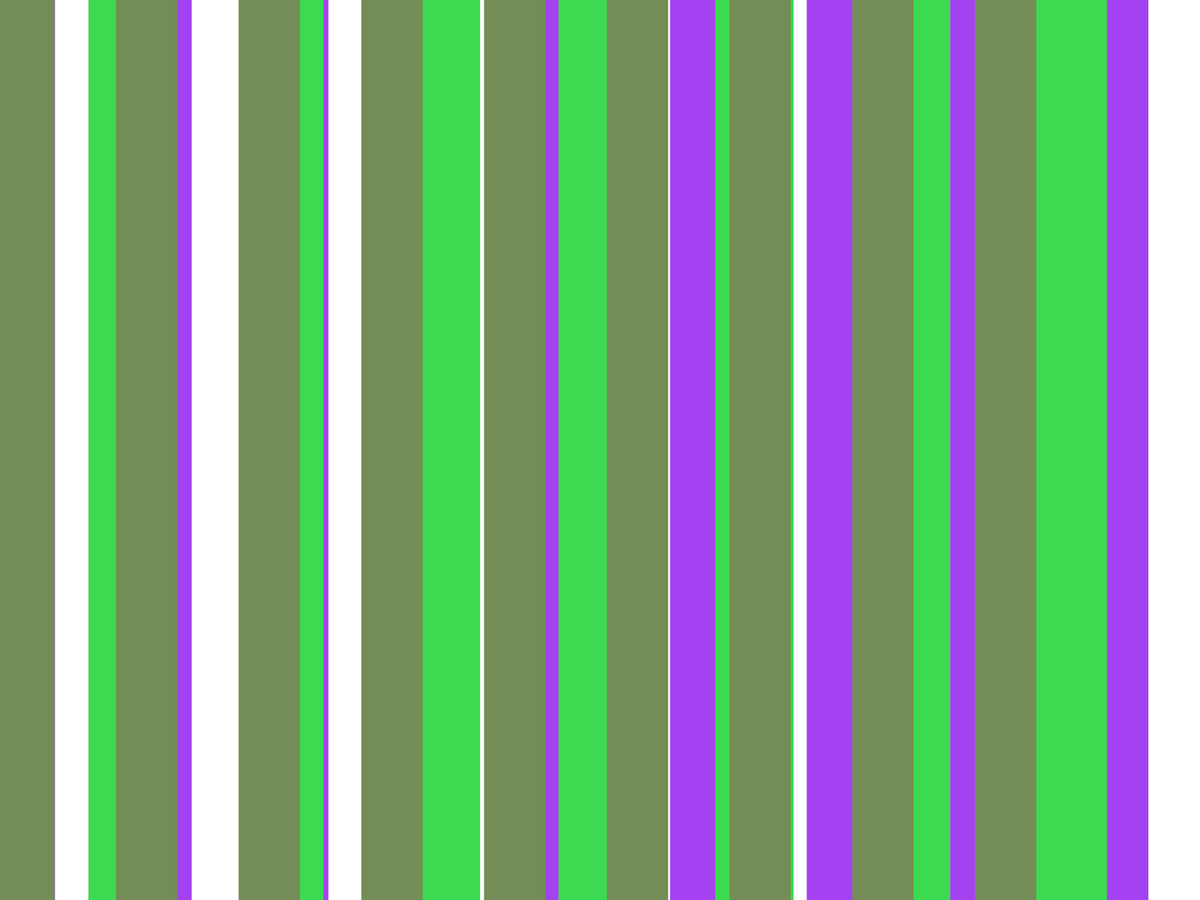
Frame 1 (no input)
Frame 60 (the mouse pressed at the canvas centre just before this capture): identical to frame 1, image omitted
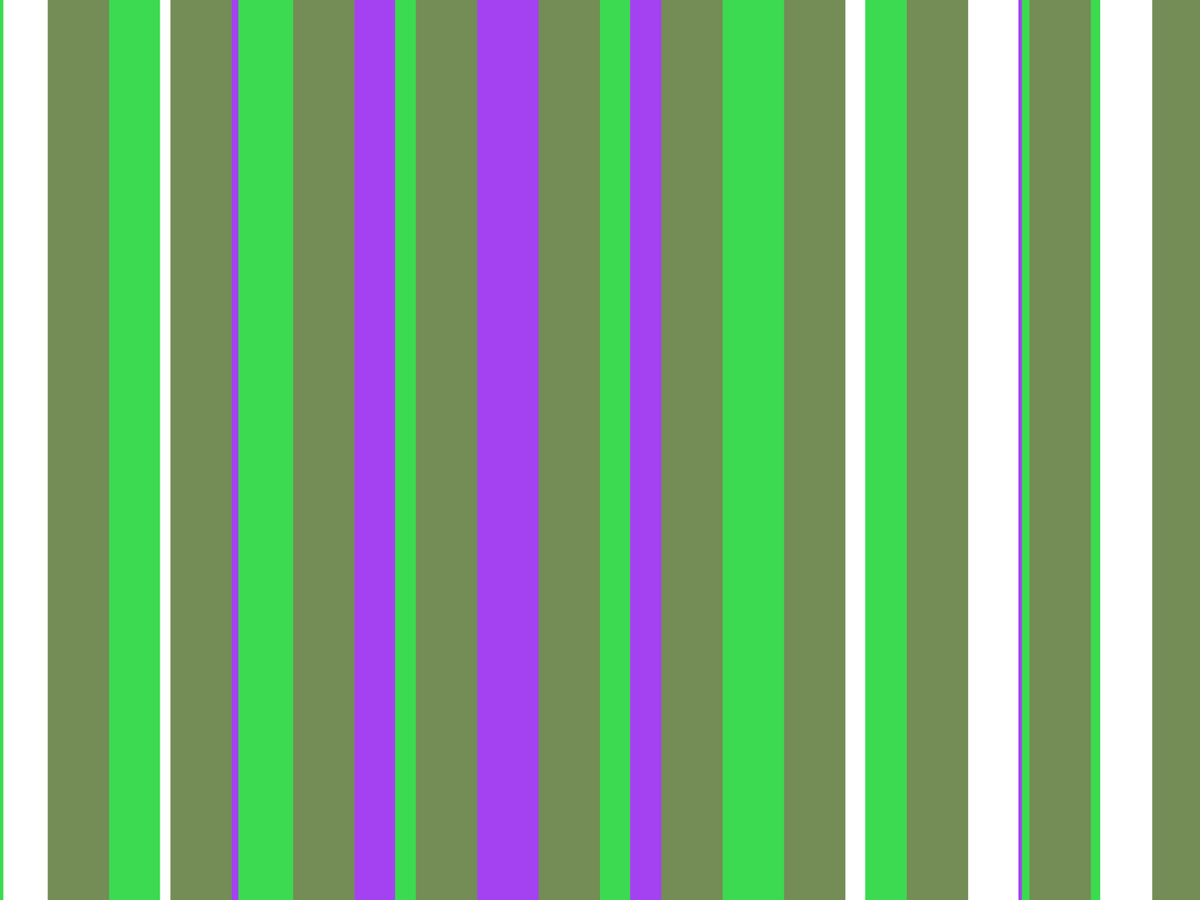
Frame 120 (the mouse held since frame 60 and released just before this capture)

The Processing sketch that drew these frames (run headless with seeded random() and noise(); from frame 60 on, the mouse is pressed at the canvas centre):

// Processing sketch: buren_dh_01
// ── buren_dh_01.pde
color lineColor1;
color lineColor2;
color lineColor3;

float lineWidth1;
float lineWidth2;
float lineWidth3;

float speed1;
float speed2;
float speed3;

void setup() {
  fullScreen();

  float r = random(255);
  float g = random(255);
  float b = random(255);
  lineColor1 = color(r, g, b);

  r = random(255);
  g = random(255);
  b = random(255);
  lineColor2 = color(r, g, b);

  r = random(255);
  g = random(255);
  b = random(255);
  lineColor3 = color(r, g, b);

  lineWidth1 = random(80, 200);
  lineWidth2 = random(80, 200);
  lineWidth3 = random(80, 200);
  
  noStroke();
}

void draw() {
  background(255);
  
  float offset1 = map(mouseX, 0, width, -100, 100);
  float offset2 = map(mouseX, 0, width, -200, 200);
  float offset3 = map(mouseX, 0, width, -400, 400);
  
  drawLines(lineWidth1, lineColor1, offset1);
  drawLines(lineWidth2, lineColor2, offset2);
  drawLines(lineWidth3, lineColor3, offset3);
}

void drawLines(float lineWidth, color lineColor, float offset) {
  fill(lineColor);
  for (float xPos = -100; xPos < width + 100; xPos += lineWidth * 2) {
    rect(xPos + offset, 0, lineWidth, height);
  }
}
